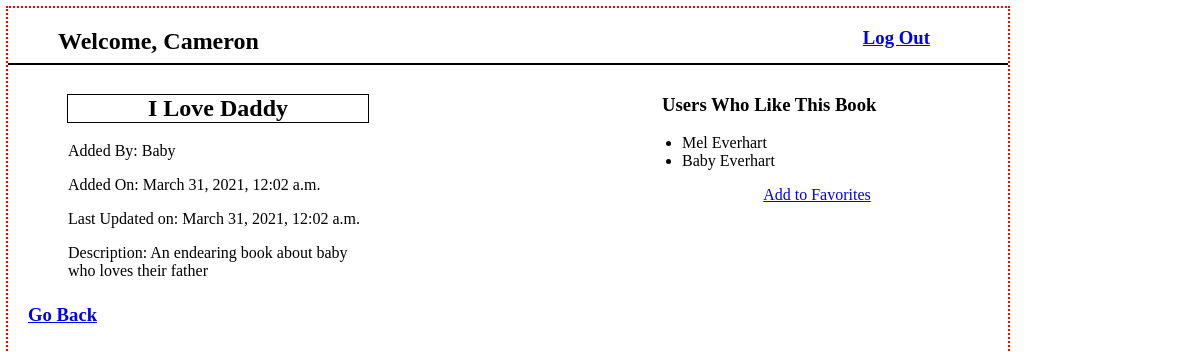
The app's page /books/5 (signed in) with its own data.
### userbookapp/models.py (models this page shows, shortened)
class User(models.Model):
    fname = models.CharField(max_length=25)
    lname = models.CharField(max_length=30)
    email = models.EmailField()
    password = models.CharField(max_length=50)
    created_at = models.DateTimeField(auto_now_add=True)
    updated_at = models.DateTimeField(auto_now=True)
    objects = UserManager()

class Book(models.Model):
    title = models.CharField(max_length=100)
    desc = models.TextField()
    created_at = models.DateTimeField(auto_now_add=True)
    updated_at = models.DateTimeField(auto_now=True)
    uploaded_by = models.ForeignKey(User, related_name="books_uploaded", on_delete=models.CASCADE)
    users_who_fav = models.ManyToManyField(User, related_name="fav_books")
    objects = BookManager()

### userbookapp/views.py (the view)
# urls.py: path('books/<int:book_id>', views.bookInfo),
def bookInfo(request, book_id):
    context = {
        'book': Book.objects.get(id=book_id),
        'this_user': User.objects.get(id=request.session['user_id'])
    }
    return render(request, "bookinfo.html", context)

### userbookapp/templates/bookinfo.html (shortened to what this page needs)
<!DOCTYPE html>
<html lang="en">
<head>
    {% load static %}
    <link rel="stylesheet" href={% static 'css/bookinfostyles.css' %}>
</head>
<body>
    <div id="container">
        <div class="header">
            <h2>Welcome, {{request.session.name}}</h2>
            <h3><a href="/logout">Log Out</a></h3>
        </div>
        <div class="book_info">
            <h2>{{book.title}}</h2>
            <p>Added By: {{book.uploaded_by.fname}}</p>
            <p>Added On: {{book.created_at}}</p>
            <p>Last Updated on: {{book.updated_at}}</p>
            {% if book.uploaded_by.id == this_user.id  %}
                <form action="/books/{{book.id}}/edit" method="post">
                {% csrf_token %}
                    <label for="editdesc">Description</label>
                    <textarea name="editdesc" id="editdesc" cols="30" rows="5">{{book.desc}}</textarea>
                    <input type="submit" value="Update">
                    <button><a href="/books/{{book.id}}/delete">Delete</a></button>
                </form>
            {% else %}
                <p>Description: {{book.desc}}</p>
            {% endif %}
        </div>
        <div class="user_info">
            <h3>Users Who Like This Book</h3>
            <ul>
            {% for user in book.users_who_fav.all %}
                <li>{{user.fname}} {{user.lname}}</li>
            {% endfor %}
            </ul>
            {% if this_user in book.users_who_fav.all %}
                <p><a href="/unFavorite/{{book.id}}">Un-Favorite</a></p>
            {% else %}
                <p><a href="/addFavorite/{{book.id}}">Add to Favorites</a></p>
            {% endif %}
        </div>
        <h3><a href="/books">Go Back</a></h3>
    </div>
</body>
</html>

### userbookapp/static/css/bookinfostyles.css (style rules this page uses)
#container { height: 1000px; width: 1000px; outline: dotted red 2px; }
.header { border-bottom: solid black 2px; height: 50px; width: 100%; padding-bottom: 5px; }
.header h2 { display: inline-block; text-align: left; vertical-align: middle; margin-left: 5%; }
#container .header h3 { display: inline-block; text-align: right; vertical-align: top; margin-left: 60%; }
.book_info { width: 30%; height: 200px; padding: 10px; display: inline-block; margin-left: 5%; }
.book_info h2 { outline: solid black 1px; text-align: center; }
.user_info { width: 35%; height: auto; display: inline-block; margin-left: 25%; vertical-align: top; padding: 10px; }
.user_info p { text-align: center; }
#container h3 { margin-left: 20px; }

### records on screen
User: session.name "Cameron"
Book: title "I Love Daddy", uploaded_by.fname "Baby", created_at "March 31, 2021, 12:02 a.m.", updated_at "March 31, 2021, 12:02 a.m.", desc "An endearing book about baby who loves their father"
User: fname "Mel", lname "Everhart"
User: fname "Baby", lname "Everhart"
